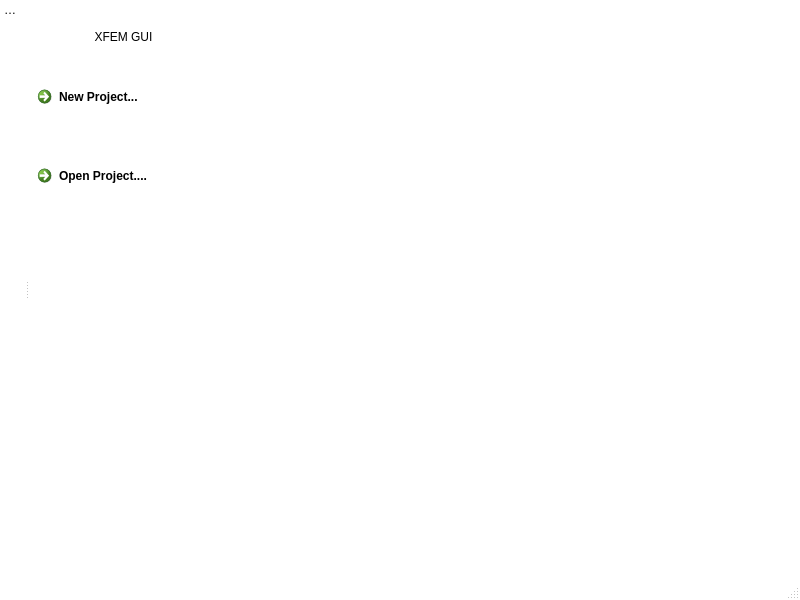
<?xml version="1.0" encoding="UTF-8"?>
<ui version="4.0">
 <class>MainWindow</class>
 <widget class="QMainWindow" name="MainWindow">
  <property name="geometry">
   <rect>
    <x>0</x>
    <y>0</y>
    <width>800</width>
    <height>600</height>
   </rect>
  </property>
  <property name="palette">
   <palette>
    <active>
     <colorrole role="Window">
      <brush brushstyle="SolidPattern">
       <color alpha="255">
        <red>255</red>
        <green>255</green>
        <blue>255</blue>
       </color>
      </brush>
     </colorrole>
    </active>
    <inactive>
     <colorrole role="Window">
      <brush brushstyle="SolidPattern">
       <color alpha="255">
        <red>255</red>
        <green>255</green>
        <blue>255</blue>
       </color>
      </brush>
     </colorrole>
    </inactive>
    <disabled>
     <colorrole role="Base">
      <brush brushstyle="SolidPattern">
       <color alpha="255">
        <red>255</red>
        <green>255</green>
        <blue>255</blue>
       </color>
      </brush>
     </colorrole>
     <colorrole role="Window">
      <brush brushstyle="SolidPattern">
       <color alpha="255">
        <red>255</red>
        <green>255</green>
        <blue>255</blue>
       </color>
      </brush>
     </colorrole>
    </disabled>
   </palette>
  </property>
  <property name="windowTitle">
   <string>MainWindow</string>
  </property>
  <property name="autoFillBackground">
   <bool>false</bool>
  </property>
  <widget class="QWidget" name="centralwidget">
   <widget class="QWidget" name="verticalLayoutWidget">
    <property name="geometry">
     <rect>
      <x>0</x>
      <y>0</y>
      <width>187</width>
      <height>231</height>
     </rect>
    </property>
    <layout class="QVBoxLayout" name="verticalLayout">
     <item>
      <widget class="QLabel" name="openProjectLabel">
       <property name="text">
        <string>XFEM GUI</string>
       </property>
       <property name="alignment">
        <set>Qt::AlignCenter</set>
       </property>
      </widget>
     </item>
     <item>
      <widget class="QCommandLinkButton" name="newProjectLinkButton">
       <property name="text">
        <string>New Project...</string>
       </property>
      </widget>
     </item>
     <item>
      <widget class="QCommandLinkButton" name="openProjectLinkButton">
       <property name="text">
        <string>Open Project....</string>
       </property>
      </widget>
     </item>
    </layout>
   </widget>
  </widget>
  <widget class="QMenuBar" name="menubar">
   <property name="geometry">
    <rect>
     <x>0</x>
     <y>0</y>
     <width>800</width>
     <height>22</height>
    </rect>
   </property>
  </widget>
  <widget class="QStatusBar" name="statusbar"/>
  <widget class="QDockWidget" name="dockWidget">
   <property name="features">
    <set>QDockWidget::NoDockWidgetFeatures</set>
   </property>
   <property name="allowedAreas">
    <set>Qt::LeftDockWidgetArea</set>
   </property>
   <property name="windowTitle">
    <string>Project View</string>
   </property>
   <attribute name="dockWidgetArea">
    <number>1</number>
   </attribute>
   <widget class="ProjectView" name="dockWidgetContents"/>
  </widget>
 </widget>
 <customwidgets>
  <customwidget>
   <class>ProjectView</class>
   <extends>QWidget</extends>
   <header>ProjectView</header>
   <container>1</container>
  </customwidget>
 </customwidgets>
 <resources/>
 <connections/>
</ui>
